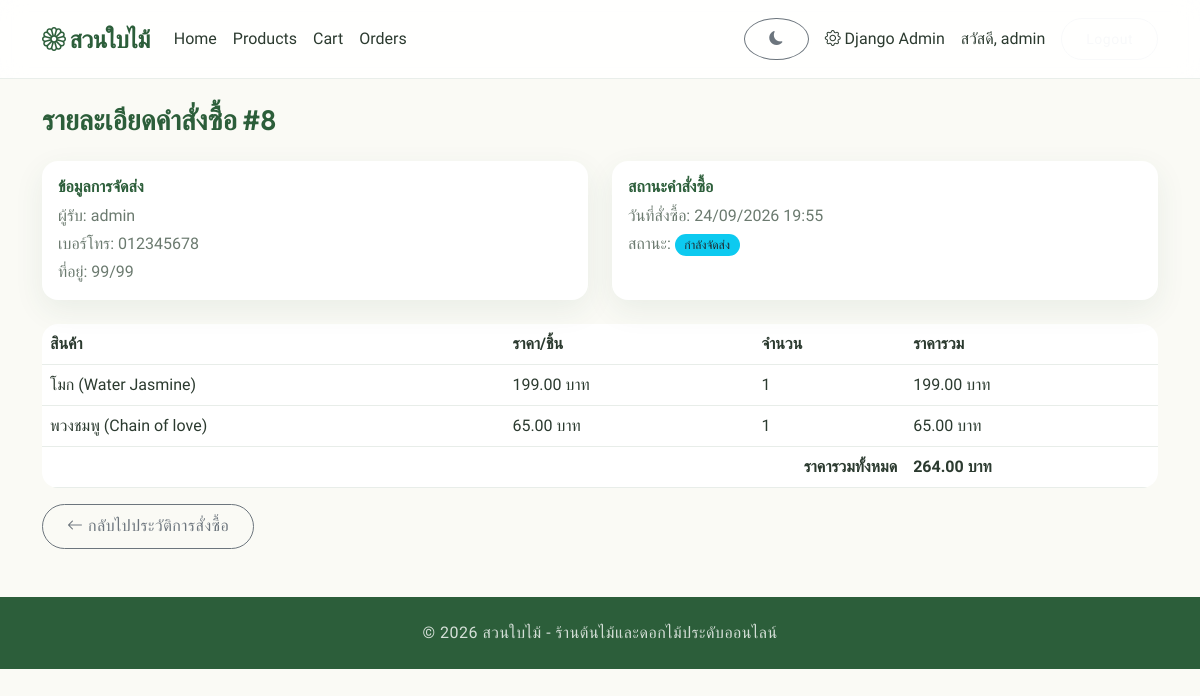
Page /orders/8/ (signed in) on the committed database.
### accounts/models.py (models this page shows, shortened)
class User(AbstractUser):
    phone = models.CharField('เบอร์โทรศัพท์', max_length=15, blank=True)
    address = models.TextField('ที่อยู่', blank=True)

### orders/models.py (models this page shows, shortened)
class Order(models.Model):
    STATUS_PENDING = 'pending'
    STATUS_SHIPPING = 'shipping'
    STATUS_COMPLETED = 'completed'
    STATUS_CANCELLED = 'cancelled'
    STATUS_CHOICES = [
        (STATUS_PENDING, 'รอดำเนินการ'),
        (STATUS_SHIPPING, 'กำลังจัดส่ง'),
        (STATUS_COMPLETED, 'จัดส่งสำเร็จ'),
        (STATUS_CANCELLED, 'ยกเลิก'),
    ]
    user = models.ForeignKey(
        settings.AUTH_USER_MODEL, verbose_name='ลูกค้า',
        on_delete=models.CASCADE, related_name='orders'
    )
    receiver_name = models.CharField('ชื่อผู้รับ', max_length=150)
    phone = models.CharField('เบอร์โทรศัพท์', max_length=15)
    shipping_address = models.TextField('ที่อยู่จัดส่ง')
    total_price = models.DecimalField('ราคารวม', max_digits=10, decimal_places=2)
    status = models.CharField('สถานะ', max_length=20, choices=STATUS_CHOICES, default=STATUS_PENDING)
    created_at = models.DateTimeField('วันที่สั่งซื้อ', auto_now_add=True)
    class Meta:
        verbose_name = 'คำสั่งซื้อ'
        verbose_name_plural = 'คำสั่งซื้อ'
        ordering = ['-created_at']

class OrderDetail(models.Model):
    order = models.ForeignKey(Order, verbose_name='คำสั่งซื้อ', on_delete=models.CASCADE, related_name='details')
    product = models.ForeignKey(Product, verbose_name='สินค้า', on_delete=models.SET_NULL, null=True)
    quantity = models.PositiveIntegerField('จำนวน', validators=[MinValueValidator(1)])
    price = models.DecimalField('ราคาต่อชิ้น (ตอนสั่งซื้อ)', max_digits=10, decimal_places=2, validators=[MinValueValidator(Decimal("0.01"))])
    class Meta:
        verbose_name = 'รายการสินค้าในคำสั่งซื้อ'
        verbose_name_plural = 'รายการสินค้าในคำสั่งซื้อ'
    @property
    def subtotal(self):
        if self.price is None or self.quantity is None:
            return Decimal("0.00")
        return self.price * self.quantity

### products/models.py (models this page shows, shortened)
class Product(models.Model):
    name = models.CharField('ชื่อสินค้า', max_length=200)
    category = models.ForeignKey(
        Category, verbose_name='หมวดหมู่', on_delete=models.SET_NULL,
        null=True, blank=True, related_name='products'
    )
    description = models.TextField('รายละเอียดสินค้า', blank=True)
    price = models.DecimalField('ราคา', max_digits=10, decimal_places=2, validators=[MinValueValidator(Decimal("0.01"))])
    stock = models.PositiveIntegerField('จำนวนคงเหลือ', default=0)
    image = models.ImageField('รูปสินค้า', upload_to='products/', blank=True, null=True)
    created_at = models.DateTimeField('วันที่เพิ่มสินค้า', auto_now_add=True)
    class Meta:
        verbose_name = 'สินค้า'
        verbose_name_plural = 'สินค้า'
        ordering = ['-created_at']

### orders/views.py (the view)
# urls.py: path('<int:order_id>/', views.order_detail_view, name='order_detail'),
@login_required
def order_detail_view(request, order_id):
    order = get_object_or_404(Order, id=order_id, user=request.user)
    return render(request, 'orders/order_detail.html', {'order': order})

### cart/cart.py (called while the page is built, shortened)
    def __iter__(self):
        product_ids = list(self.cart.keys())
        products = Product.objects.filter(id__in=product_ids)
        products_map = {str(p.id): p for p in products}
        missing_ids = set(product_ids) - set(products_map.keys())
        if missing_ids:
            for product_id in missing_ids:
                self.cart.pop(product_id, None)
            self.save()

    def __len__(self):
        return sum(item["quantity"] for item in self)

### cart/context_processors.py (called while the page is built)
def cart_summary(request):
    cart = Cart(request)
    return {'cart_count': len(cart)}

### orders/templates/orders/order_detail.html (shortened to what this page needs)
{% extends 'base.html' %}
{% block content %}
<h3 class="mb-4">รายละเอียดคำสั่งซื้อ #{{ order.id }}</h3>
<div class="row mb-4">
    <div class="col-md-6">
        <div class="card p-3">
            <h6>ข้อมูลการจัดส่ง</h6>
            <p class="mb-1">ผู้รับ: {{ order.receiver_name }}</p>
            <p class="mb-1">เบอร์โทร: {{ order.phone }}</p>
            <p class="mb-0">ที่อยู่: {{ order.shipping_address }}</p>
        </div>
    </div>
    <div class="col-md-6">
        <div class="card p-3">
            <h6>สถานะคำสั่งซื้อ</h6>
            <p class="mb-1">วันที่สั่งซื้อ: {{ order.created_at|date:"d/m/Y H:i" }}</p>
            <p class="mb-0">สถานะ: <span class="badge bg-info text-dark">{{ order.get_status_display }}</span></p>
        </div>
    </div>
</div>
<div class="table-responsive">
    <table class="table table-custom align-middle">
        <thead>
            <tr>
                <th>สินค้า</th>
                <th>ราคา/ชิ้น</th>
                <th>จำนวน</th>
                <th>ราคารวม</th>
            </tr>
        </thead>
        <tbody>
            {% for detail in order.details.all %}
            <tr>
                <td>
                    {% if detail.product %}
                        <a href="{% url 'products:product_detail' detail.product.pk %}" class="text-decoration-none" style="color: var(--text-main);">
                            {{ detail.product.name }}
                        </a>
                    {% else %}
                        <span class="text-muted">สินค้านี้ถูกลบออกจากระบบแล้ว</span>
                    {% endif %}
                </td>
                <td>{{ detail.price|floatformat:2 }} บาท</td>
                <td>{{ detail.quantity }}</td>
                <td>{{ detail.subtotal|floatformat:2 }} บาท</td>
            </tr>
            {% endfor %}
        </tbody>
        <tfoot>
            <tr>
                <th colspan="3" class="text-end">ราคารวมทั้งหมด</th>
                <th>{{ order.total_price|floatformat:2 }} บาท</th>
            </tr>
        </tfoot>
    </table>
</div>
<a href="{% url 'orders:order_history' %}" class="btn btn-outline-secondary">
    <i class="bi bi-arrow-left"></i> กลับไปประวัติการสั่งซื้อ
</a>
{% endblock %}

### templates/base.html (shortened to what this page needs)
{% load static %}
<!DOCTYPE html>
<html lang="th">
<head>
    <link href="https://cdn.jsdelivr.net/npm/bootstrap@5.3.3/dist/css/bootstrap.min.css" rel="stylesheet">
    <link href="https://cdn.jsdelivr.net/npm/bootstrap-icons@1.11.3/font/bootstrap-icons.css" rel="stylesheet">
    <link href="{% static 'css/style.css' %}?v=1.5" rel="stylesheet">
</head>
<body>
<nav class="navbar navbar-expand-lg sticky-top">
    <div class="container">
        <a class="navbar-brand fw-bold" href="{% url 'products:home' %}">
            <i class="bi bi-flower1"></i> สวนใบไม้
        </a>
        <div class="collapse navbar-collapse" id="navbarMain">
            <ul class="navbar-nav me-auto mb-2 mb-lg-0">
                <li class="nav-item">
                    <a class="nav-link" href="{% url 'products:home' %}">Home</a>
                </li>
                <li class="nav-item">
                    <a class="nav-link" href="{% url 'products:product_list' %}">Products</a>
                </li>
                <li class="nav-item">
                    <a class="nav-link" href="{% url 'cart:cart_detail' %}">
                        Cart {% if cart_count %}<span class="badge bg-light text-dark">{{ cart_count }}</span>{% endif %}
                    </a>
                </li>
                {% if user.is_authenticated %}
                <li class="nav-item">
                    <a class="nav-link" href="{% url 'orders:order_history' %}">Orders</a>
                </li>
                {% endif %}
            </ul>
            <ul class="navbar-nav align-items-center">
                <li class="nav-item me-2">
                    <button id="themeToggle" class="btn btn-outline-secondary btn-sm rounded-circle" aria-label="Toggle Theme">
                        <i class="bi bi-moon-fill" id="themeIcon"></i>
                    </button>
                </li>
                {% if user.is_authenticated %}
                    {% if user.is_staff %}
                    <li class="nav-item">
                        <a class="nav-link" href="{% url 'admin:index' %}">
                            <i class="bi bi-gear"></i> Django Admin
                        </a>
                    </li>
                    {% endif %}
                    <li class="nav-item">
                        <span class="nav-link">สวัสดี, {{ user.first_name|default:user.username }}</span>
                    </li>
                    <li class="nav-item">
                        <form method="post" action="{% url 'accounts:logout' %}" class="d-inline">
                            <button type="submit" class="btn btn-outline-light btn-sm ms-2">Logout</button>
                        </form>
                    </li>
                {% endif %}
            </ul>
        </div>
    </div>
</nav>
<main class="container my-4">
    {% block content %}{% endblock %}
</main>
<footer class="text-center py-4 mt-5 footer-custom">
    <p class="mb-0">&copy; 2026 สวนใบไม้ - ร้านต้นไม้และดอกไม้ประดับออนไลน์</p>
</footer>
</body>
</html>

### static/css/style.css (style rules this page uses)
:root { --primary: #2C5E3A; --primary-light: #3d7e4f; --secondary: #8CA790; --accent: #CC7A52; --bg-color: #FAFAF5; --text-main: #2b3a2f; --text-muted: #6b7a6f; --white: #ffffff; --shadow-soft: 0 10px 30px rgba(44, 94, 58, 0.08); --shadow-hover: 0 20px 40px rgba(44, 94, 58, 0.15); --navbar-bg: rgba(255, 255, 255, 0.85); --navbar-border: rgba(44, 94, 58, 0.1); --radius-sm: 8px; --radius-md: 16px; --radius-lg: 24px; --radius-pill: 50px; --transition: all 0.3s cubic-bezier(0.25, 0.8, 0.25, 1); --bs-body-color: var(--text-main); --bs-body-bg: var(--bg-color); }
body { background-color: var(--bg-color); color: var(--text-main); font-family: 'Prompt', 'Outfit', sans-serif; -webkit-font-smoothing: antialiased; }
h1, h2, h3, h4, h5, h6, .navbar-brand { font-family: 'Outfit', 'Prompt', sans-serif; font-weight: 600; color: var(--primary); }
.navbar { background-color: var(--navbar-bg) !important; backdrop-filter: blur(12px); -webkit-backdrop-filter: blur(12px); border-bottom: 1px solid var(--navbar-border); padding: 1rem 0; transition: var(--transition); }
.navbar.sticky-top { position: sticky; top: 0; z-index: 1030; }
.navbar-brand { font-size: 1.5rem; color: var(--primary) !important; letter-spacing: -0.5px; }
.navbar-nav .nav-link { color: var(--text-main) !important; font-weight: 500; padding: 0.5rem 1.2rem; border-radius: var(--radius-pill); transition: var(--transition); }
.btn { border-radius: var(--radius-pill); padding: 0.6rem 1.5rem; font-weight: 500; transition: var(--transition); letter-spacing: 0.5px; }
.card { border: none; border-radius: var(--radius-md); background: var(--white); box-shadow: var(--shadow-soft); transition: var(--transition); overflow: hidden; height: 100%; }
.card-text, .card p { color: var(--text-muted); }
.badge { border-radius: var(--radius-pill); padding: 0.4em 0.8em; font-weight: 500; }
.footer-custom { background-color: var(--primary); color: rgba(255,255,255,0.8); border-top: none; padding: 3rem 0; margin-top: 5rem; }
.footer-custom p { font-weight: 300; letter-spacing: 0.5px; }
.table-custom { background-color: var(--white) !important; color: var(--text-main) !important; border-radius: var(--radius-md); overflow: hidden; }
.table-custom th, .table-custom td { background-color: transparent !important; color: var(--text-main) !important; border-bottom-color: rgba(140, 167, 144, 0.2); }

### rows in the picture
User: first_name "admin"
Order: id "8", receiver_name "admin", phone "012345678", shipping_address "99/99", created_at "24/09/2026 19:55", status "กำลังจัดส่ง", total_price "264.00"
OrderDetail: product.name "โมก (Water Jasmine)", price "199.00", quantity "1", subtotal "199.00"
OrderDetail: product.name "พวงชมพู (Chain of love)", price "65.00", quantity "1", subtotal "65.00"
